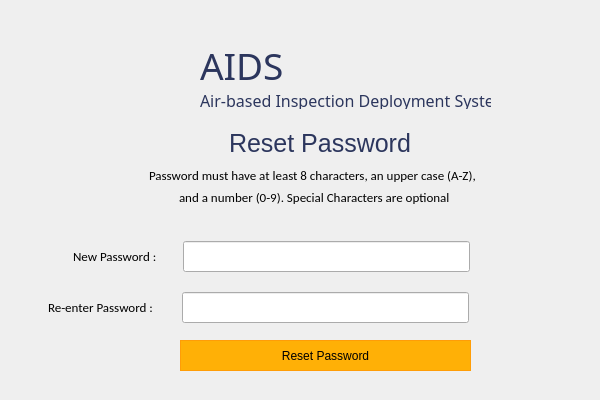
<?xml version="1.0" encoding="UTF-8"?>
<ui version="4.0">
 <class>MainWindow</class>
 <widget class="QMainWindow" name="MainWindow">
  <property name="geometry">
   <rect>
    <x>0</x>
    <y>0</y>
    <width>600</width>
    <height>400</height>
   </rect>
  </property>
  <property name="minimumSize">
   <size>
    <width>600</width>
    <height>400</height>
   </size>
  </property>
  <property name="maximumSize">
   <size>
    <width>600</width>
    <height>400</height>
   </size>
  </property>
  <property name="windowTitle">
   <string>AIDS – Reset Password</string>
  </property>
  <property name="windowIcon">
   <iconset>
    <normaloff>../Resources/logo_svg.svg</normaloff>../Resources/logo_svg.svg</iconset>
  </property>
  <widget class="QWidget" name="centralwidget">
   <widget class="QLabel" name="label">
    <property name="geometry">
     <rect>
      <x>140</x>
      <y>160</y>
      <width>361</width>
      <height>41</height>
     </rect>
    </property>
    <property name="font">
     <font>
      <family>Calibri</family>
      <pointsize>10</pointsize>
     </font>
    </property>
    <property name="styleSheet">
     <string notr="true">padding-left:6px;
padding-bottom:10px;</string>
    </property>
    <property name="text">
     <string>Password must have at least 8 characters, an upper case (A-Z),</string>
    </property>
   </widget>
   <widget class="QLabel" name="label_2">
    <property name="geometry">
     <rect>
      <x>170</x>
      <y>190</y>
      <width>301</width>
      <height>21</height>
     </rect>
    </property>
    <property name="font">
     <font>
      <family>Calibri</family>
      <pointsize>10</pointsize>
     </font>
    </property>
    <property name="styleSheet">
     <string notr="true">padding-bottom:6px;
padding-left:6px;</string>
    </property>
    <property name="text">
     <string>and a number (0-9). Special Characters are optional</string>
    </property>
   </widget>
   <widget class="QLabel" name="lbl_error">
    <property name="geometry">
     <rect>
      <x>180</x>
      <y>220</y>
      <width>291</width>
      <height>21</height>
     </rect>
    </property>
    <property name="font">
     <font>
      <family>Calibri</family>
      <pointsize>9</pointsize>
     </font>
    </property>
    <property name="styleSheet">
     <string notr="true">padding-bottom:7 rem;</string>
    </property>
    <property name="text">
     <string/>
    </property>
    <property name="alignment">
     <set>Qt::AlignCenter</set>
    </property>
   </widget>
   <widget class="QPushButton" name="btnReset">
    <property name="geometry">
     <rect>
      <x>180</x>
      <y>340</y>
      <width>291</width>
      <height>31</height>
     </rect>
    </property>
    <property name="styleSheet">
     <string notr="true">QPushButton {
background-color: rgb(255, 176, 6);
border: 1.2px solid #ff9d07;
outline: none;}

QPushButton:hover{
background-color: rgb(255, 157, 7);
outline: none;
border: none;
}

QPushButton:pressed{
background-color: rgb(254, 140, 8);
outline: none;
border: none;
}


</string>
    </property>
    <property name="text">
     <string>Reset Password</string>
    </property>
   </widget>
   <widget class="QLabel" name="app_logo">
    <property name="geometry">
     <rect>
      <x>70</x>
      <y>20</y>
      <width>135</width>
      <height>114</height>
     </rect>
    </property>
    <property name="text">
     <string/>
    </property>
    <property name="pixmap">
     <pixmap>../Resources/aids_logo.png</pixmap>
    </property>
    <property name="alignment">
     <set>Qt::AlignCenter</set>
    </property>
   </widget>
   <widget class="QWidget" name="layoutWidget">
    <property name="geometry">
     <rect>
      <x>200</x>
      <y>40</y>
      <width>293</width>
      <height>71</height>
     </rect>
    </property>
    <layout class="QVBoxLayout" name="verticalLayout">
     <item>
      <widget class="QLabel" name="aids_logo">
       <property name="minimumSize">
        <size>
         <width>291</width>
         <height>43</height>
        </size>
       </property>
       <property name="maximumSize">
        <size>
         <width>291</width>
         <height>43</height>
        </size>
       </property>
       <property name="font">
        <font>
         <family>Audiowide</family>
         <pointsize>28</pointsize>
         <kerning>true</kerning>
        </font>
       </property>
       <property name="text">
        <string>&lt;html&gt;&lt;head/&gt;&lt;body&gt;&lt;p&gt;&lt;span style=&quot; color:#2c365d;&quot;&gt;AIDS&lt;/span&gt;&lt;/p&gt;&lt;/body&gt;&lt;/html&gt;</string>
       </property>
      </widget>
     </item>
     <item>
      <widget class="QLabel" name="app_name">
       <property name="minimumSize">
        <size>
         <width>291</width>
         <height>20</height>
        </size>
       </property>
       <property name="maximumSize">
        <size>
         <width>291</width>
         <height>20</height>
        </size>
       </property>
       <property name="font">
        <font>
         <family>Barlow Medium</family>
         <pointsize>12</pointsize>
         <kerning>true</kerning>
        </font>
       </property>
       <property name="text">
        <string>&lt;html&gt;&lt;head/&gt;&lt;body&gt;&lt;p&gt;&lt;span style=&quot; color:#2c365d;&quot;&gt;Air-based Inspection Deployment System&lt;/span&gt;&lt;/p&gt;&lt;/body&gt;&lt;/html&gt;</string>
       </property>
      </widget>
     </item>
    </layout>
   </widget>
   <widget class="QWidget" name="layoutWidget">
    <property name="geometry">
     <rect>
      <x>73</x>
      <y>240</y>
      <width>401</width>
      <height>33</height>
     </rect>
    </property>
    <layout class="QHBoxLayout" name="horizontalLayout">
     <item>
      <widget class="QLabel" name="lbl_newpass">
       <property name="font">
        <font>
         <family>Calibri</family>
         <pointsize>10</pointsize>
        </font>
       </property>
       <property name="styleSheet">
        <string notr="true"/>
       </property>
       <property name="text">
        <string>New Password :</string>
       </property>
      </widget>
     </item>
     <item>
      <widget class="QLineEdit" name="txtNewPass">
       <property name="minimumSize">
        <size>
         <width>291</width>
         <height>31</height>
        </size>
       </property>
       <property name="maximumSize">
        <size>
         <width>291</width>
         <height>31</height>
        </size>
       </property>
       <property name="styleSheet">
        <string notr="true">margin-right:4px;
padding-left: 4px;
</string>
       </property>
       <property name="echoMode">
        <enum>QLineEdit::Password</enum>
       </property>
      </widget>
     </item>
    </layout>
   </widget>
   <widget class="QWidget" name="layoutWidget">
    <property name="geometry">
     <rect>
      <x>48</x>
      <y>291</y>
      <width>421</width>
      <height>33</height>
     </rect>
    </property>
    <layout class="QHBoxLayout" name="horizontalLayout_3">
     <item>
      <widget class="QLabel" name="lbl_confirmPass">
       <property name="font">
        <font>
         <family>Calibri</family>
         <pointsize>10</pointsize>
        </font>
       </property>
       <property name="styleSheet">
        <string notr="true"/>
       </property>
       <property name="text">
        <string>Re-enter Password :</string>
       </property>
      </widget>
     </item>
     <item>
      <widget class="QLineEdit" name="txtConfirmPass">
       <property name="minimumSize">
        <size>
         <width>291</width>
         <height>31</height>
        </size>
       </property>
       <property name="maximumSize">
        <size>
         <width>291</width>
         <height>31</height>
        </size>
       </property>
       <property name="styleSheet">
        <string notr="true">margin-left:4px;
padding-left: 4px;</string>
       </property>
       <property name="echoMode">
        <enum>QLineEdit::Password</enum>
       </property>
      </widget>
     </item>
    </layout>
   </widget>
   <widget class="QLabel" name="lbl_verification_2">
    <property name="geometry">
     <rect>
      <x>210</x>
      <y>120</y>
      <width>211</width>
      <height>51</height>
     </rect>
    </property>
    <property name="font">
     <font>
      <family>Helvetica</family>
      <pointsize>19</pointsize>
     </font>
    </property>
    <property name="styleSheet">
     <string notr="true">padding-left:13px;
padding-bottom: 4px;</string>
    </property>
    <property name="text">
     <string>&lt;html&gt;&lt;head/&gt;&lt;body&gt;&lt;p&gt;&lt;span style=&quot; color:#2c365d;&quot;&gt;Reset Password&lt;/span&gt;&lt;/p&gt;&lt;/body&gt;&lt;/html&gt;</string>
    </property>
   </widget>
  </widget>
 </widget>
 <tabstops>
  <tabstop>txtNewPass</tabstop>
  <tabstop>txtConfirmPass</tabstop>
  <tabstop>btnReset</tabstop>
 </tabstops>
 <resources/>
 <connections/>
</ui>
